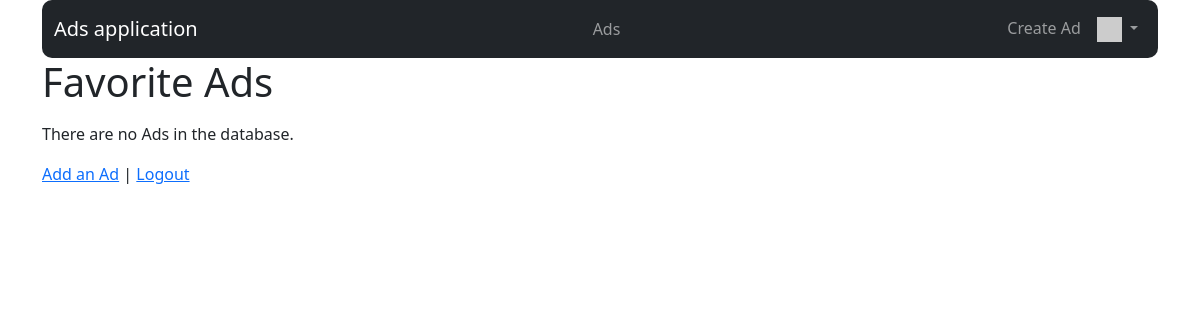
The app's page /ads/ (signed in), older data.
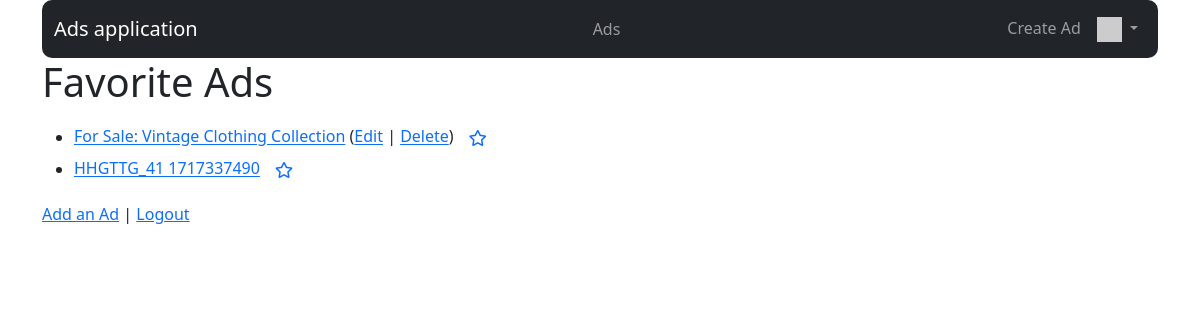
The same page, newer data.
### ads/models.py (models this page shows, shortened)
class Ad(models.Model) :
    title = models.CharField(
            max_length=200,
            validators=[MinLengthValidator(2, "Title must be greater than 2 characters")]
    )
    owner = models.ForeignKey(settings.AUTH_USER_MODEL, on_delete=models.CASCADE)
    comments = models.ManyToManyField(settings.AUTH_USER_MODEL,
        through='Comment', related_name='comments_owned')
    price = models.DecimalField(max_digits=7, decimal_places=2, null=True)
    text = models.TextField()
    created_at = models.DateTimeField(auto_now_add=True)
    updated_at = models.DateTimeField(auto_now=True)
    picture = models.BinaryField(null=True, blank=True, editable=True)
    content_type = models.CharField(max_length=256, null=True, blank=True,
        help_text='The MIMEType of the file')
    favorites = models.ManyToManyField(settings.AUTH_USER_MODEL,
    through='Fav', related_name='favorite_ads')

### ads/views.py (the view)
# urls.py: path('', views.AdListView.as_view(), name='all'),
class AdListView(OwnerListView):
    model = Ad
    template_name = "ads/ad_list.html"
    def get(self, request) :
        ad_list = Ad.objects.all()
        favorites = list()
        if request.user.is_authenticated:
            rows = request.user.favorite_ads.values('id')
            favorites = [ row['id'] for row in rows ]
        ctx = {'ad_list' : ad_list, 'favorites': favorites}
        return render(request, self.template_name, ctx)

### home/context_processors.py (called while the page is built)
def settings(request):
    return {
        'settings': django_settings,
    }

### home/templatetags/app_tags.py (called while the page is built)
@register.filter(name='gravatar')
def gravatar(user, size=35):
    email = str(user.email.strip().lower()).encode('utf-8')
    email_hash = md5(email).hexdigest()
    url = "//www.gravatar.com/avatar/{0}?s={1}&d=identicon&r=PG"
    return url.format(email_hash, size)

### ads/templates/ads/ad_list.html (shortened to what this page needs)
{% extends "base_menu.html" %}
{% block content %}
<h1>Favorite Ads</h1>
<p>
{% if ad_list %}
<ul>
  {% for ad in ad_list %}
    <li>
        <a href="{% url 'ads:ad_detail'  ad.id %}">{{ ad.title }}</a>
        {% if ad.owner_id == user.id %}
        (<a href="{% url 'ads:ad_update' ad.id %}">Edit</a> |
        <a href="{% url 'ads:ad_delete' ad.id %}">Delete</a>)
        {% endif %}
        {% if user.is_authenticated %}
        <a href="#" onclick=
             "favPost('{% url 'ads:ad_favorite' ad.id %}', {{ ad.id }} );return false;"
            id="unfavorite_star_{{ad.id}}">
        <span class="fa-stack" style="vertical-align: middle;">
        <i class="fa fa-star-o fa-stack-1x"></i>
        </span>
        </a>
        {% endif %}
    </li>
  {% endfor %}
</ul>
{% else %}
  <p>There are no Ads in the database.</p>
{% endif %}
</p>
<p>
<a href="{% url 'ads:ad_create' %}">Add an Ad</a> |
{% if user.is_authenticated %}
<a href="{% url 'logout' %}?next={% url 'ads:all' %}">Logout</a>
{% else %}
<a href="{% url 'login' %}?next={% url 'ads:all' %}">Login</a>
{% endif %}
</p>
{% endblock %}

### home/templates/base_menu.html (shortened to what this page needs)
{% extends 'base_bootstrap.html' %}
{% load app_tags %}
{% block navbar %}
<nav class="navbar navbar-expand-lg navbar-dark bg-dark" style="border-radius:10px !important">
  <div class="container-fluid">
    <a class="navbar-brand" href="{% url 'ads:all' %}">{{ settings.APP_NAME }}</a>
    <ul class="navbar-nav">
      {% url 'ads:all' as x %}
      <li {% if request.get_full_path == x %}class="active"{% endif %}>
          <a class="nav-link" href="{% url 'ads:all' %}" role="button">Ads</a></li>
    </ul>
    <ul class="navbar-nav">
      {% if user.is_authenticated %}
      <li>
         <a class="nav-link" href="{% url 'ads:ad_create' %}">Create Ad</a>
      </li>
      <li class="nav-item dropdown">
         <a class="nav-link dropdown-toggle" href="#" id="rightnavDropdown" role="button" data-bs-toggle="dropdown" aria-expanded="false">
            <img style="width: 25px;" src="{{ user|gravatar:60 }}"/><b class="caret"></b>
        </a>
       </li>
       {% else %}
       <li class="nav-item"><a class="nav-link" href="{% url 'login' %}?next={% url 'ads:all' %}">Login</a></li>
       {% endif %}
    </ul>
  </div>
</nav>
{% endblock %}

### home/templates/base_bootstrap.html (shortened to what this page needs)
<!DOCTYPE html>
<html>
<head>
<link href="https://cdn.jsdelivr.net/npm/bootstrap@5.0.2/dist/css/bootstrap.min.css" rel="stylesheet">
<link rel="stylesheet" href="https://use.fontawesome.com/releases/v5.8.1/css/all.css">
<link rel="stylesheet" href="https://use.fontawesome.com/releases/v5.8.1/css/v4-shims.css">
</head>
<body>
<div class="container">
{% block navbar %} {% endblock %}
{% block content %}
{% endblock %}
</div>
</body>
</html>

Row changes from the older to the newer data that the page shows:
added Ad: title "For Sale: Vintage Clothing Collection", shows "Edit"
added Ad: title "HHGTTG_41 1717337490"
Text that changed along with them:
text no longer shown: "There are no Ads in the database."
